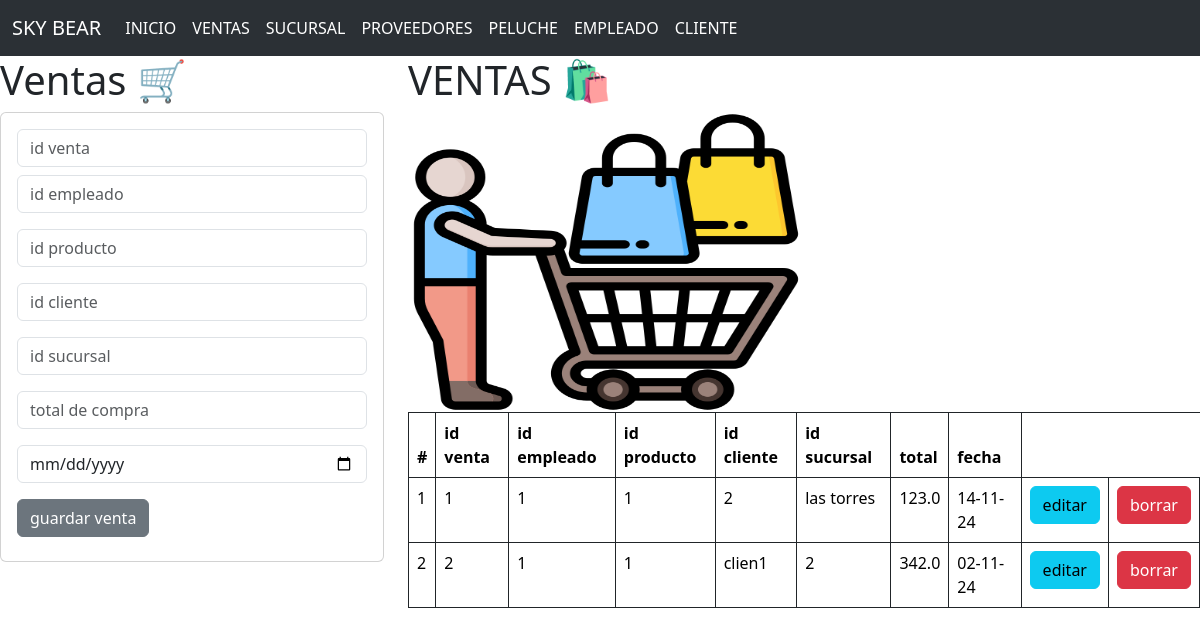
Page /venta on the committed database.
### venta_app/models.py (models this page shows)
class Ventas(models.Model):
    idventa=models.CharField(primary_key=True, max_length=6)
    idempleado=models.CharField(max_length=10)
    idproducto=models.CharField(max_length=10)
    idcliente=models.CharField(max_length=10)
    idsucursal=models.CharField(max_length=10)
    total=models.FloatField()
    fechacompra=models.DateField()

### venta_app/views.py (the view)
# urls.py: path('venta',views.inicio_vistaVenta,name='venta'),
def inicio_vistaVenta(request):
    ventitas=Ventas.objects.all()
    return render (request,'gestionarVenta.html',{'misVentas':ventitas})

### venta_app/templates/gestionarVenta.html
{% extends "base2.html" %}
{% block cuerpo %}
{% load static %}
<div class="row">
    <div class="col-sm-12 col-md-4 col-lg-4 col-xl-4">
    <h1>Ventas 🛒</h1>
    <div class="card">
        <div class="card-body">
            <form action="registrarVenta/" method="POST"> {% csrf_token %}
                <div class="form-group">
                    <input type="text" id="txtventa" name="txtventa" class="form-control" placeholder="id venta" minlength="1" maxlength="6"  required>
                </div>
                <div class="form-group py-2">
                    <input type="text" id="txtempleado" name="txtempleado" class="form-control" placeholder="id empleado" minlength="1" maxlength="10"   required>
                </div>
                <div class="form-group py-2">
                    <input type="text" id="txtproducto" name="txtproducto" class="form-control" placeholder="id producto" minlength="1" maxlength="10"  required>
                </div>
                <div class="form-group py-2">
                    <input type="text" id="txtcliente" name="txtcliente" class="form-control" placeholder="id cliente" minlength="1" maxlength="10"  required>
                </div>
                <div class="form-group py-2">
                    <input type="text" id="txtsucursal" name="txtsucursal" class="form-control" placeholder="id sucursal" minlength="1" maxlength="10"  required>
                </div>
                <div class="form-group py-2">
                    <input type="text" id="txt_total" name="txt_total" class="form-control" placeholder="total de compra" minlength="1" maxlength="10"  required>
                </div>
                <div class="form-group py-2">
                    <input type="date" id="txtfecha" name="txtfecha" class="form-control" placeholder="fecha de compra YYYY-DD-MM" minlength="1" maxlength="15"  required>
                </div>
                <div class="form-group py-2">
                    <button type="submit" class="btn btn-secondary">guardar venta</button>
                </div>
            </form>
        </div>
    </div>
    </div>
    <div class="col-sm-12 col-md-8 col-lg-8 col-xl-8">
    <h1>VENTAS 🛍</h1>
    <img class="w-50" src="{% static "img/venta.png" %}" alt="moras" width="100" height="300">
    <table class="table table-bordered border-dark">
        <thead>
        <tr>
            <th scope="col">#</th>
            <th scope="col">id venta</th>
            <th scope="col">id empleado</th>
            <th scope="col">id producto</th>
            <th scope="col">id cliente</th>
            <th scope="col">id sucursal</th>
            <th scope="col">total</th>
            <th scope="col">fecha</th>
        </tr>
        </thead>
        <tbody>
            {% for m in misVentas  %}
            <tr>
                <td> {{forloop.counter}} </td>
                <td> {{m.idventa}} </td>
                <td> {{m.idempleado}} </td>
                <td> {{m.idproducto}} </td>
                <td> {{m.idcliente}} </td>
                <td> {{m.idsucursal}} </td>
                <td> {{m.total}} </td>
                <td> {{m.fechacompra | date:'d-m-y'}} </td>
                <td> <a href="seleccionarVenta/{{m.idventa}}" class="btn btn-info">editar</a></td>
                <td> <a href="borrarVenta/{{m.idventa}}" class="btn btn-danger" >borrar</a></td>
            </tr>
            {% endfor %}
        </tbody>
    </table>
    </div>
</div>
{% endblock %}

### templates/base2.html (shortened to what this page needs)
<!doctype html>
<html lang="es">
    <head>
    <link href="https://cdn.jsdelivr.net/npm/bootstrap@5.3.3/dist/css/bootstrap.min.css" rel="stylesheet">
    </head>
    <body>
    <nav class="navbar navbar-expand-lg bg-body-tertiary" data-bs-theme="dark">
        <div class="container-fluid">
        <a class="navbar-brand" href="#">SKY BEAR </a>
        <div class="collapse navbar-collapse" id="navbarNav">
            <ul class="navbar-nav">
            <li class="nav-item">
                <a class="nav-link active" aria-current="page" href="/">INICIO</a>
            </li>
            <li class="nav-item">
                <a class="nav-link active" href="{% url 'venta'%}">VENTAS</a>
            </li>
            <li class="nav-item">
                <a class="nav-link active" href="{% url 'sucursal'%}">SUCURSAL</a>
            </li>
            <li class="nav-item">
                <a class="nav-link active" href="{% url 'proveedor'%}">PROVEEDORES</a>
            </li>
            <li class="nav-item">
                <a class="nav-link active" href="{% url 'peluche'%}">PELUCHE</a>
            </li>
            <li class="nav-item">
                <a class="nav-link active" href="{% url 'empleado'%}">EMPLEADO</a>
            </li>
            <li class="nav-item">
                <a class="nav-link active" href="{% url 'cliente'%}">CLIENTE</a>
            </li>
            </ul>
        </div>
        </div>
    </nav>
    {% block cuerpo %}
    {% endblock %}
    </body>
</html>

### rows in the picture
Ventas: idventa "1", idempleado "1", idproducto "1", idcliente "2", idsucursal "las torres", total "123.0", fechacompra "14-11-24"
Ventas: idventa "2", idempleado "1", idproducto "1", idcliente "clien1", idsucursal "2", total "342.0", fechacompra "02-11-24"
